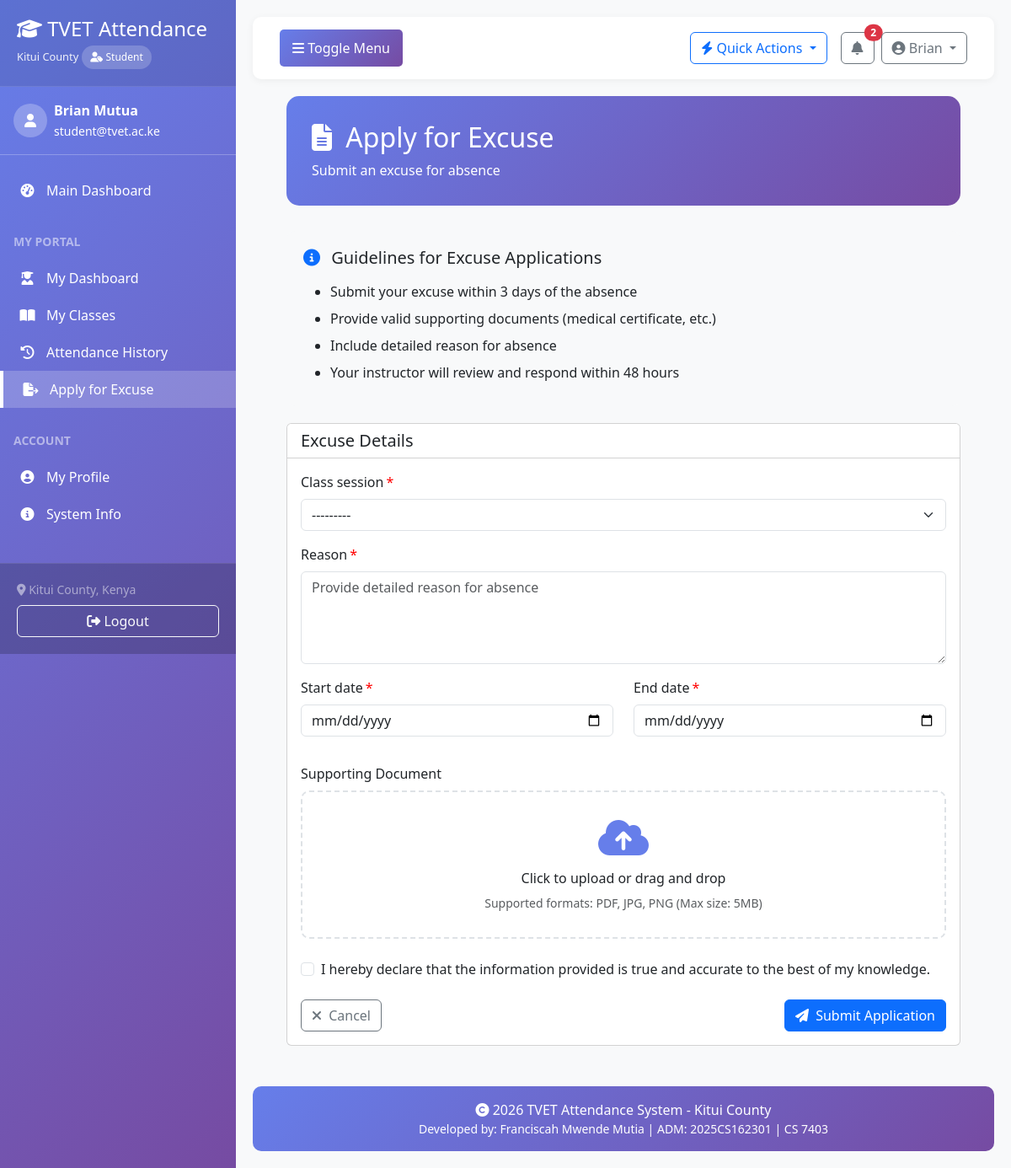
The page /attendance/excuse/apply/ (signed in) on the database its author committed.
### accounts/models.py (models this page shows, shortened)
class User(AbstractUser):
    USER_TYPE_CHOICES = (
        ('admin', 'System Administrator'),
        ('instructor', 'Instructor/Lecturer'),
        ('student', 'Student'),
        ('registrar', 'Registrar'),
        ('hod', 'Head of Department'),
    )
    ACCOUNT_STATUS_CHOICES = (
        ('pending', 'Pending Approval'),
        ('approved', 'Approved'),
        ('rejected', 'Rejected'),
        ('suspended', 'Suspended'),
    )
    user_type = models.CharField(max_length=20, choices=USER_TYPE_CHOICES, default='student')
    phone_number = models.CharField(max_length=15, blank=True, null=True)
    profile_picture = models.ImageField(upload_to='profile_pics/', blank=True, null=True)
    department = models.CharField(max_length=100, blank=True, null=True)
    account_status = models.CharField(max_length=20, choices=ACCOUNT_STATUS_CHOICES, default='pending')
    approved_by = models.ForeignKey('self', on_delete=models.SET_NULL, null=True, blank=True, related_name='approved_users')
    approved_at = models.DateTimeField(null=True, blank=True)
    rejection_reason = models.TextField(blank=True, null=True)
    created_at = models.DateTimeField(auto_now_add=True)
    updated_at = models.DateTimeField(auto_now=True)
    def approve(self, admin_user):
        """Approve this user account"""
        self.account_status = 'approved'
        self.approved_by = admin_user
        self.approved_at = timezone.now()
        self.is_active = True
        self.save()
    class Meta:
        verbose_name = 'User'
        verbose_name_plural = 'Users'
        permissions = [
            ('approve_users', 'Can approve user accounts'),
            ('manage_users', 'Can manage all users'),
        ]

### attendance/views.py (the view)
# urls.py: path('excuse/apply/', views.apply_excuse, name='apply_excuse'),
@login_required
def apply_excuse(request):
    if request.user.user_type != 'student':
        messages.error(request, "Only students can apply for excuses.")
        return redirect('dashboard')
    try:
        student = request.user.student
    except Student.DoesNotExist:
        messages.error(request, "Student profile not found.")
        return redirect('dashboard')
    if request.method == 'POST':
        form = ExcuseApplicationForm(request.POST, request.FILES, student=student)
        if form.is_valid():
            excuse = form.save(commit=False)
            excuse.student = student
            excuse.save()
            messages.success(request, 'Excuse application submitted successfully!')
            return redirect('attendance:excuse_list')
    else:
        form = ExcuseApplicationForm(student=student)
    context = {'form': form}
    return render(request, 'attendance/apply_excuse.html', context)

### templates/attendance/apply_excuse.html (shortened to what this page needs)
{% extends 'base.html' %}
{% load crispy_forms_tags %}
{% block content %}
<div class="excuse-form-container">
    <div class="excuse-header">
        <h2 class="mb-2">
            <i class="fas fa-file-alt me-2"></i>
            Apply for Excuse
        </h2>
        <p class="mb-0">
            Submit an excuse for absence
        </p>
    </div>
    <div class="info-card">
        <h5 class="mb-3">
            <i class="fas fa-info-circle text-primary me-2"></i>
            Guidelines for Excuse Applications
        </h5>
        <ul class="mb-0">
            <li class="mb-2">Submit your excuse within 3 days of the absence</li>
            <li class="mb-2">Provide valid supporting documents (medical certificate, etc.)</li>
            <li class="mb-2">Include detailed reason for absence</li>
            <li class="mb-2">Your instructor will review and respond within 48 hours</li>
        </ul>
    </div>
    <div class="card">
        <div class="card-header bg-white">
            <h5 class="mb-0">Excuse Details</h5>
        </div>
        <div class="card-body">
            <form method="post" enctype="multipart/form-data" id="excuseForm">
                <div class="mb-3">
                    {{ form.class_session|as_crispy_field }}
                </div>
                <div class="mb-3">
                    {{ form.reason|as_crispy_field }}
                </div>
                <div class="row">
                    <div class="col-md-6 mb-3">
                        {{ form.start_date|as_crispy_field }}
                    </div>
                    <div class="col-md-6 mb-3">
                        {{ form.end_date|as_crispy_field }}
                    </div>
                </div>
                <div class="mb-4">
                    <label class="form-label">Supporting Document</label>
                    <div class="document-upload" onclick="document.getElementById('{{ form.supporting_document.id_for_label }}').click()">
                        <i class="fas fa-cloud-upload-alt"></i>
                        <h6>Click to upload or drag and drop</h6>
                        <p class="text-muted small mb-0">
                            Supported formats: PDF, JPG, PNG (Max size: 5MB)
                        </p>
                    </div>
                </div>
                <div class="form-check mb-4">
                    <input type="checkbox" class="form-check-input" id="declaration" required>
                    <label class="form-check-label" for="declaration">
                        I hereby declare that the information provided is true and accurate to the best of my knowledge.
                    </label>
                </div>
                <div class="d-flex justify-content-between">
                    <a href="{% url 'attendance:excuse_list' %}" class="btn btn-outline-secondary">
                        <i class="fas fa-times me-1"></i> Cancel
                    </a>
                    <button type="submit" class="btn btn-primary" id="submitBtn">
                        <i class="fas fa-paper-plane me-1"></i> Submit Application
                    </button>
                </div>
            </form>
        </div>
    </div>
</div>
{% endblock %}

### templates/base.html (shortened to what this page needs)
<!DOCTYPE html>
<html lang="en">
<head>
    <link href="https://cdn.jsdelivr.net/npm/bootstrap@5.3.0-alpha1/dist/css/bootstrap.min.css" rel="stylesheet">
    <link rel="stylesheet" href="https://cdnjs.cloudflare.com/ajax/libs/font-awesome/6.4.0/css/all.min.css">
    <link href="https://cdn.jsdelivr.net/npm/select2@4.1.0-rc.0/dist/css/select2.min.css" rel="stylesheet" />
    <link href="https://cdn.jsdelivr.net/npm/select2-bootstrap-5-theme@1.3.0/dist/select2-bootstrap-5-theme.min.css" rel="stylesheet" />
</head>
<body>
    <div id="wrapper">
        <nav id="sidebar">
            <div class="sidebar-header">
                <h3><i class="fas fa-graduation-cap"></i> TVET Attendance</h3>
                <small>Kitui County</small>
                {% if user.is_authenticated %}
                    <div class="role-badge">
                        <i class="fas fa-user-tag"></i>
                        {{ user.get_user_type_display|default:user.user_type|title }}
                    </div>
                {% endif %}
            </div>
            {% if user.is_authenticated %}
            <div class="px-3 py-3 border-bottom border-white border-opacity-25">
                <div class="d-flex align-items-center">
                    {% if user.profile_picture %}
                        <img src="{{ user.profile_picture.url }}" alt="Profile" class="rounded-circle me-2" width="40" height="40">
                    {% else %}
                        <div class="rounded-circle bg-white bg-opacity-25 d-flex align-items-center justify-content-center me-2" style="width: 40px; height: 40px;">
                            <i class="fas fa-user text-white"></i>
                        </div>
                    {% endif %}
                    <div>
                        <div class="fw-bold">{{ user.get_full_name|default:user.username }}</div>
                        <small>{{ user.email }}</small>
                    </div>
                </div>
            </div>
            <ul class="components list-unstyled">
                <li class="{% if request.resolver_match.url_name == 'dashboard' %}active{% endif %}">
                    <a href="{% url 'dashboard' %}">
                        <i class="fas fa-tachometer-alt"></i>
                        <span>Main Dashboard</span>
                    </a>
                </li>
                {% if user.user_type == 'student' %}
                <li class="mt-3 px-3">
                    <small class="text-uppercase text-white-50 fw-bold">My Portal</small>
                </li>
                <li class="{% if 'student' in request.path and 'dashboard' in request.path %}active{% endif %}">
                    <a href="{% url 'students:student_dashboard' %}">
                        <i class="fas fa-user-graduate"></i>
                        <span>My Dashboard</span>
                    </a>
                </li>
                <li>
                    <a href="{% url 'courses:student_classes' %}">
                        <i class="fas fa-book-open"></i>
                        <span>My Classes</span>
                    </a>
                </li>
                <li class="{% if 'attendance' in request.path and 'history' in request.path %}active{% endif %}">
                    <a href="{% url 'attendance:student_history' %}">
                        <i class="fas fa-history"></i>
                        <span>Attendance History</span>
                    </a>
                </li>
                <li>
                    <a href="{% url 'attendance:apply_excuse' %}">
                        <i class="fas fa-file-export"></i>
                        <span>Apply for Excuse</span>
                    </a>
                </li>
                {% endif %}
                <li class="mt-3 px-3">
                    <small class="text-uppercase text-white-50 fw-bold">Account</small>
                </li>
                <li class="{% if 'profile' in request.path %}active{% endif %}">
                    <a href="{% url 'profile' %}">
                        <i class="fas fa-user-circle"></i>
                        <span>My Profile</span>
                    </a>
                </li>
                <li>
                    <a href="{% url 'dashboard' %}#system-info">
                        <i class="fas fa-info-circle"></i>
                        <span>System Info</span>
                    </a>
                </li>
            </ul>
            <div class="sidebar-footer">
                <div class="text-white-50 small mb-2">
                    <i class="fas fa-map-marker-alt"></i> Kitui County, Kenya
                </div>
                <form method="post" action="{% url 'logout' %}" class="d-inline">
                    <button type="submit" class="btn btn-outline-light w-100">
                        <i class="fas fa-sign-out-alt"></i> Logout
                    </button>
                </form>
            </div>
            {% endif %}
        </nav>
        <div id="content">
            <nav class="navbar navbar-expand-lg navbar-custom">
                <div class="container-fluid">
                    <button type="button" id="sidebarCollapse" class="btn">
                        <i class="fas fa-bars"></i>
                        <span>Toggle Menu</span>
                    </button>
                    <div class="ms-auto d-flex align-items-center">
                        {% if user.is_authenticated %}
                            <div class="dropdown me-3">
                                <button class="btn btn-outline-primary dropdown-toggle" type="button" data-bs-toggle="dropdown">
                                    <i class="fas fa-bolt"></i> Quick Actions
                                </button>
                            </div>
                            <div class="dropdown me-2">
                                <button class="btn btn-outline-secondary position-relative" type="button" data-bs-toggle="dropdown">
                                    <i class="fas fa-bell"></i>
                                    <span class="position-absolute top-0 start-100 translate-middle badge rounded-pill bg-danger" id="notification-count">
                                    </span>
                                </button>
                            </div>
                            <div class="dropdown">
                                <button class="btn btn-outline-secondary dropdown-toggle" type="button" data-bs-toggle="dropdown">
                                    <i class="fas fa-user-circle"></i> {{ user.get_short_name }}
                                </button>
                            </div>
                        {% endif %}
                    </div>
                </div>
            </nav>
            {% block content %}{% endblock %}
            <footer class="footer mt-5">
                <div class="container text-center">
                    <p class="mb-0">
                        <i class="fas fa-copyright"></i> {% now "Y" %} TVET Attendance System - Kitui County
                    </p>
                    <p class="mb-0 small">
                        Developed by: Franciscah Mwende Mutia | ADM: 2025CS162301 | CS 7403
                    </p>
                </div>
            </footer>
        </div>
    </div>
</body>
</html>

### rows shown on the page
User: user_type "Student", get_full_name "Brian Mutua", email "student@tvet.ac.ke", get_short_name "Brian"
